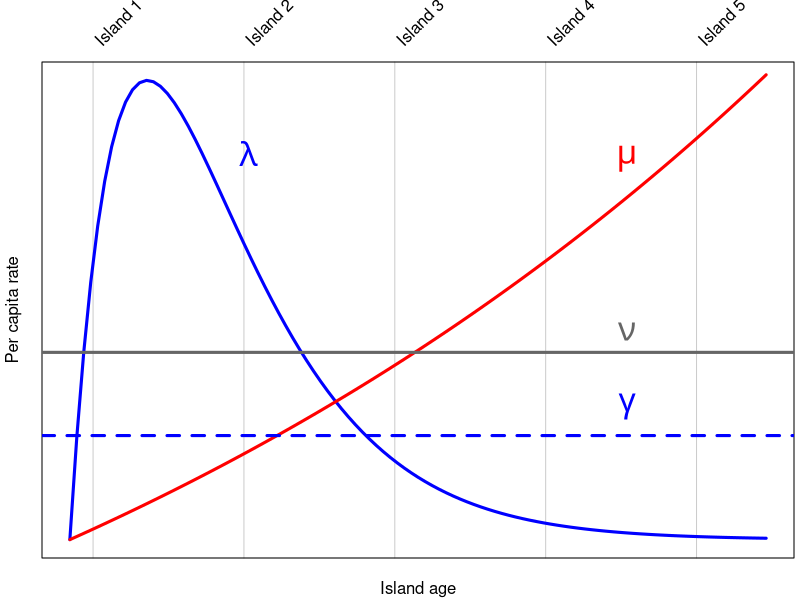

This figure's R source:
setwd('~/Dropbox/Research/chronoPhy')

pdf(width=4, height=4, file='fig_hypDiv.pdf')
par(mar=c(2, 2, 3, 0.2)+0.1, xpd=NA, mgp=c(1, 1, 0))
curve(dgamma(x, 2, 3), from=0, to=3, col='blue', lwd=3,
      axes=FALSE, frame.plot=TRUE, 
      xlab='Island age', ylab='Per capita rate',
      panel.first=segments(x0=seq(0.1, 2.7, length=5),
                           y0=par('usr')[3], y1=1*par('usr')[4], 
                           col='gray80'))
text(0.77, dgamma(0.57, 2, 3), labels=expression(lambda), 
     cex=2, col='blue')
     
text(seq(0.1, 2.7, length=5), rep(1.05*par('usr')[4], 5), 
     labels=paste('Island', 1:5), srt=45, adj=c(0, 1))
par(xpd=FALSE)

curve(exp(0.25*x) - 1, add=TRUE, col='red', lwd=3)
text(2.4, exp(0.25*2.6)-1, labels=expression(mu), 
     cex=2, col='red')

abline(h=0.25, col='blue', lty=2, lwd=3)
text(2.4, 0.32, labels=expression(gamma), 
     cex=2, col='blue')

abline(h=0.45, col='gray40', lwd=3)
text(2.4, 0.5, labels=expression(nu), 
     cex=2, col='gray40')

dev.off()